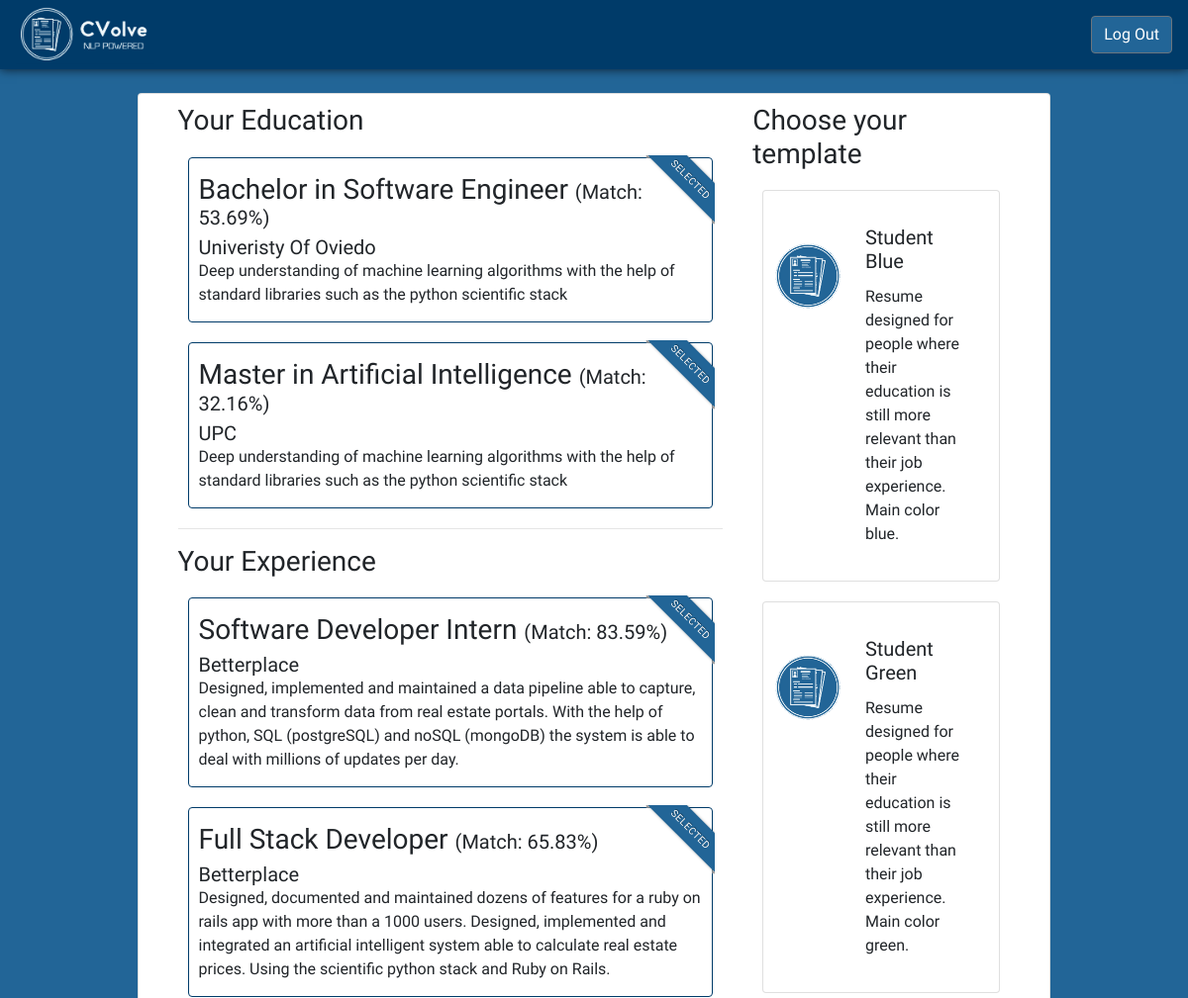
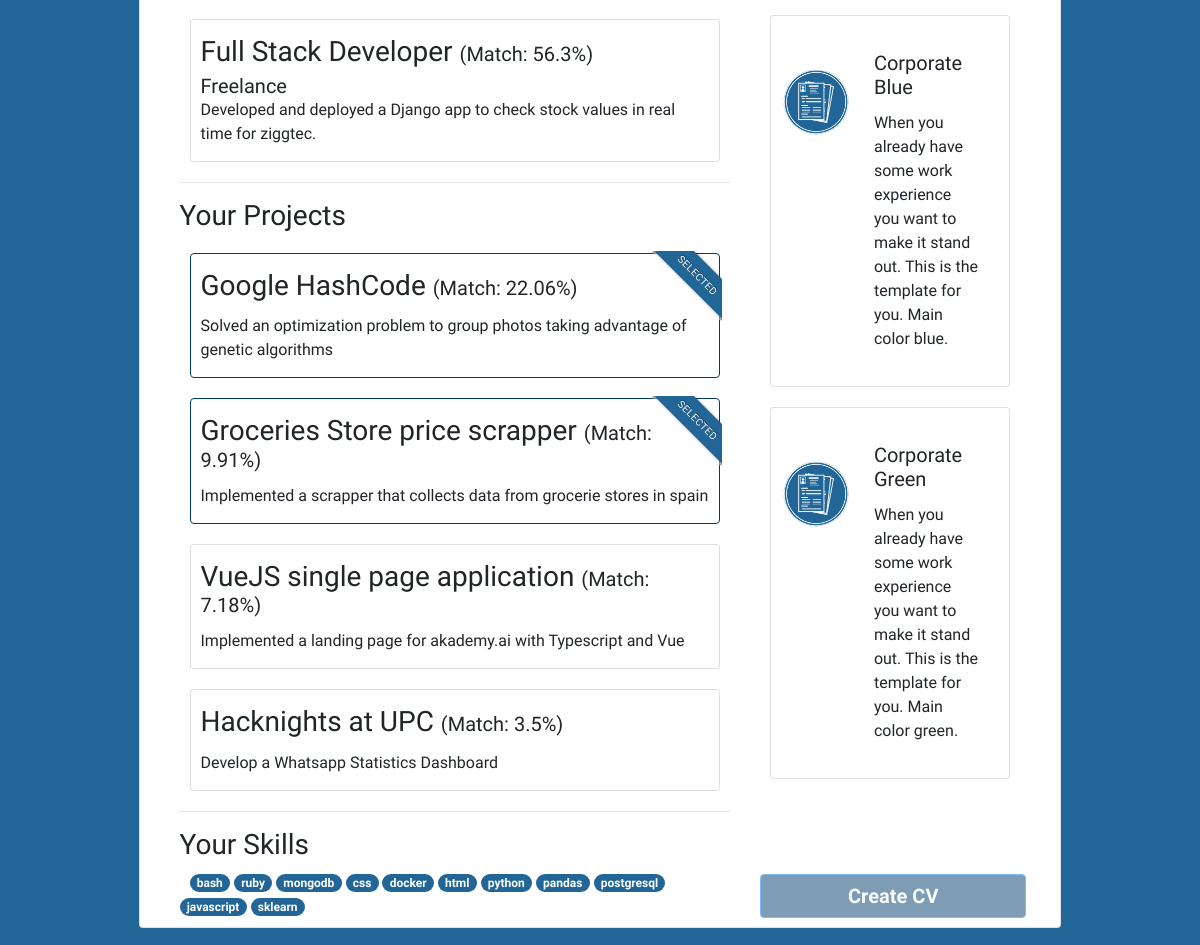
Screenshot of /offers/1/preview_cv/ (signed in) with the database file from the repository (2 pictures, top to bottom).
### cvolve/main/models/user_education.py (models this page shows, shortened)
class UserEducation(models.Model):
    title = models.CharField('Title', max_length=150)
    institution = models.CharField('Institution', max_length=150)
    start_date = models.DateField('Start Date')
    end_date = models.DateField('End Date', blank=True, null=True)
    summary = models.TextField('Summary')
    user = models.ForeignKey(User, on_delete=models.CASCADE)
    class Meta:
        verbose_name_plural = 'UserEducations'

### cvolve/main/models/user_experience.py (models this page shows, shortened)
class UserExperience(models.Model):
    role = models.CharField('Role', max_length=150)
    company = models.CharField('Company', max_length=150)
    start_date = models.DateField('Start Date')
    end_date = models.DateField('End Date', blank=True, null=True)
    summary = models.TextField('Summary')
    user = models.ForeignKey(User, on_delete=models.CASCADE)
    class Meta:
        verbose_name_plural = 'UserExperiences'

### cvolve/main/models/user_projects.py (models this page shows, shortened)
class UserProjects(models.Model):
    name = models.CharField('Name', max_length=120)
    summary = models.TextField('Summary')
    user = models.ForeignKey(User, on_delete=models.CASCADE)
    class Meta:
        verbose_name_plural = 'UserProjects'

### cvolve/main/models/user_skill.py (models this page shows, shortened)
class UserSkill(models.Model):
    name = models.CharField('Name', max_length=120)
    user = models.ForeignKey(User, on_delete=models.CASCADE)
    class Meta:
        verbose_name_plural = 'UserSkills'

### cvolve/main/views/CV_preview_view.py (the view)
class CVPreviewView(View):
    def get(self, request, offer_id):
        user = User.objects.get(pk=request.user.id)
        offer = JobOffer.objects.get(pk=offer_id)
        return render(request, 'cv_preview.html', {
            'user': user, 'offer': offer,
            'educations': get_education_sorted_by_distance(user.id, offer.id,
                                                           return_distances=True),
            'experiences': get_experience_sorted_by_distance(user.id, offer.id,
                                                             return_distances=True),
            'projects': get_projects_sorted_by_distance(user.id, offer.id,
                                                        return_distances=True),
            'skills': get_skills_sorted_by_distance(user.id, offer.id,
                                                    return_distances=True),
        })

### cvolve/main/models/user_education.py (called while the page is built)
def get_education_sorted_by_distance(user_id, offer_id, limit=None, return_distances=False):
    limit_clause = f'LIMIT {limit}' if limit else ''
    distance_clause = ", main_joboffereducationdistance.distance" if return_distances else ''
    return UserEducation.objects.raw(
        f"""
        SELECT main_usereducation.* {distance_clause}
        FROM ((main_user INNER JOIN main_usereducation ON main_user.user_ptr_id = main_usereducation.user_id)
                INNER JOIN main_joboffereducationdistance on main_usereducation.id = main_joboffereducationdistance.education_id)
                INNER JOIN main_joboffer on main_joboffer.id = main_joboffereducationdistance.job_offer_id
        WHERE main_user.user_ptr_id={user_id} and main_joboffer.id = {offer_id}
        ORDER BY main_joboffereducationdistance.distance
        {limit_clause}
        """
    )

### cvolve/main/models/user_experience.py (called while the page is built)
def get_experience_sorted_by_distance(user_id, offer_id, limit=None, return_distances=False):
    limit_clause = f'LIMIT {limit}' if limit else ''
    distance_clause = ", main_jobofferexperiencedistance.distance" if return_distances else ''
    return UserExperience.objects.raw(
        f"""
        SELECT main_userexperience.* {distance_clause}
        FROM ((main_user INNER JOIN main_userexperience ON main_user.user_ptr_id = main_userexperience.user_id)
                INNER JOIN main_jobofferexperiencedistance on main_userexperience.id = main_jobofferexperiencedistance.experience_id)
                INNER JOIN main_joboffer on main_joboffer.id = main_jobofferexperiencedistance.job_offer_id
        WHERE main_user.user_ptr_id={user_id} and main_joboffer.id = {offer_id}
        ORDER BY main_jobofferexperiencedistance.distance
        {limit_clause}
        """
    )

### cvolve/main/services/document_distance_to_percentage.py (called while the page is built)
def calculate_percentage_distance(distance):
    return round(100/(1 + exp(4*distance - 29.0)), 2)

### cvolve/main/templatetags/distance_to_percentage.py (called while the page is built)
@register.filter(name='distance_to_percentage')
def distance_to_percentage(distance):
    return calculate_percentage_distance(distance)

### cvolve/templates/cv_preview.html (shortened to what this page needs)
{%extends "base.html"%}
{% load distance_to_percentage %}
{% block outer_body %}
<nav class="navbar navbar-expand-lg navbar-cvolve">
    {% load static %}
    <a class="navbar-brand" href="/"><img src="{% static "/images/logo_hollow_with_tagline_dark.png" %}"
            style="height:3em" alt="CVolve Logo"></a>
    <div class="collapse navbar-collapse" id="navbarSupportedContent">
        <div class="nav-item active">
            <a href="{% url 'logout' %}"><button class="btn btn-secondary" style="background-color:#226597"> Log Out
                </button></a>
        </div>
    </div>
</nav>
{% endblock %}
{% block div_style %}
style="background-color:#226597; height:inherit; min-height:100%"
{% endblock %}
{% block content %}
<div class="row col-xs-12 col-sm-10 d-flex flex-row justify-content-center" style="height: 100%;">
    <div class="card card-cv-preview flex-row" style="height: 100%;">
        <div class="col-8 scrollable-left-bar" style="height: 100%;">
            <h3>Your Education</h3>
            {% for education in educations %}
            {% if forloop.counter0 < 2 %}
            <div class="card selected">
                <div class="ribbon-wrapper">
                    <div class="ribbon primary-ribbon">Selected</div>
                </div>
                <h3 class="card-title">{{education.title}} <span style="font-size: 20px;">(Match: {{ education.distance|distance_to_percentage }}%)</span></h5>
                <h5 class="card-subtitle">{{ education.institution }}</h4>
                <p class="card-text">{{ education.summary }}</p>
            </div>
            {% else %}
            <div class="card">
                <h3 class="card-title">{{education.title}} <span style="font-size: 20px;">(Match: {{ education.distance|distance_to_percentage }}%)</span></h5>
                <h5 class="card-subtitle">{{ education.institution }}</h4>
                <p class="card-text">{{ education.summary }}</p>
            </div>
            {% endif %}
            {% endfor %}
            <hr>
            <h3>Your Experience</h3>
            {% for experience in experiences %}
            {% if forloop.counter0 < 2 %}
            <div class="card selected">
                <div class="ribbon-wrapper">
                    <div class="ribbon primary-ribbon">Selected</div>
                </div>
                <h3 class="card-title">{{experience.role}} <span style="font-size: 20px;">(Match: {{ experience.distance|distance_to_percentage }}%)</span> </h5>
                <h5 class="card-subtitle">{{ experience.company }}</h4>
                <p class="card-text">{{ experience.summary }}</p>
            </div>
            {% else %}
            <div class="card">
                <h3 class="card-title">{{experience.role}} <span style="font-size: 20px;">(Match: {{ experience.distance|distance_to_percentage }}%)</span></h5>
                <h5 class="card-subtitle">{{ experience.company }}</h4>
                <p class="card-text">{{ experience.summary }}</p>
            </div>
            {% endif %}
            {% endfor %}
            <hr>
            <h3>Your Projects</h3>
            {% for project in projects %}
            {% if forloop.counter0 < 2 %}
            <div class="card selected">
                <div class="ribbon-wrapper">
                    <div class="ribbon primary-ribbon">Selected</div>
                </div>
                <h3 class="card-title">{{project.name}} <span style="font-size: 20px;">(Match: {{ project.distance|distance_to_percentage }}%)</span></h5>
                <p class="card-text">{{ project.summary }}</p>
            </div>
            {% else %}
            <div class="card">
                <h3 class="card-title">{{project.name}} <span style="font-size: 20px;">(Match: {{ project.distance|distance_to_percentage }}%)</span> </h5>
                <p class="card-text">{{ project.summary }}</p>
            </div>
            {% endif %}
            {% endfor %}
            <hr>
            <h3>Your Skills</h3>
            <div style="float: left; width: 10px; height: 1px;"></div>
            {% for skill in skills %}
            <span class="badge badge-primary badge-pill">{{ skill.name }}</span>
            {% endfor %}
        </div>
        <div class="col-4 scrollable-right-bar justify-content-center" style="display: relative;">
            <div style="height: calc(100% - 50px); overflow-y: auto;">
                <h3>Choose your template</h3>
                <div class="card template-card"
                    onclick="reset_cards_templates('student/4682B4'); this.classList.add('selected');">
                    <div class="row no-gutters">
                        <div class="col-md-4">
                            <img src="{% static "images/logo_hollow.png" %}"
                                class="card-img" alt="..." style="margin-top: 35px;">
                        </div>
                        <div class="col-md-8">
                            <div class="card-body">
                                <h5 class="card-title">Student Blue</h5>
                                <p class="card-text">
                                    Resume designed for people where their education is still more relevant than their job experience. Main color blue.
                                </p>
                            </div>
                        </div>
                    </div>
                </div>
                <div class="card template-card"
                    onclick="reset_cards_templates('student/228B22'); this.classList.add('selected');">
                    <div class="row no-gutters">
                        <div class="col-md-4">
                            <img src="{% static "images/logo_hollow.png" %}"
                                class="card-img" alt="..." style="margin-top: 35px;">
                        </div>
                        <div class="col-md-8">
                            <div class="card-body">
                                <h5 class="card-title">Student Green</h5>
                                <p class="card-text">
                                    Resume designed for people where their education is still more relevant than their job experience. Main color green.
                                </p>
                            </div>
                        </div>
                    </div>
                </div>
                <div class="card template-card"
                    onclick="reset_cards_templates('corporate/4682B4'); this.classList.add('selected');">
                    <div class="row no-gutters">
                        <div class="col-md-4">
                            <img src="{% static "images/logo_hollow.png" %}"
                                class="card-img" alt="..." style="margin-top: 35px;">
                        </div>
                        <div class="col-md-8">
                            <div class="card-body">
                                <h5 class="card-title">Corporate Blue</h5>
                                <p class="card-text">
                                    When you already have some work experience you want to make it stand out. This is the template for you. Main color blue.
                                </p>
                            </div>
                        </div>
                    </div>
                </div>
                <div class="card template-card"
                    onclick="reset_cards_templates('corporate/228B22'); this.classList.add('selected');">
                    <div class="row no-gutters">
                        <div class="col-md-4">
                            <img src="{% static "images/logo_hollow.png" %}"
                                class="card-img" alt="..." style="margin-top: 35px;">
                        </div>
                        <div class="col-md-8">
                            <div class="card-body">
                                <h5 class="card-title">Corporate Green</h5>
                                <p class="card-text">
                                    When you already have some work experience you want to make it stand out. This is the template for you. Main color green.
                                </p>
                            </div>
                        </div>
                    </div>
                </div>
            </div>
            <a class="btn btn-primary btn-cvolve-details col-xs-11 col-sm-11" style="position: absolute; bottom: 0;"
                id="button-download-pdf" disabled="true">
                Create CV
            </a>
        </div>
    </div>
</div>
{% endblock %}

### cvolve/static/styles/style.css (style rules this page uses)
* { font-size: 100%; font-family: b612; }
body { height: calc(100% - 150px); background-color: #226597; }
.btn.btn-primary.btn-cvolve-details { background-color: #003b69; float: right; font-weight: bold; font-size: 125%; padding-left: 7%; padding-right: 7%; }
.navbar-cvolve { padding-top: 0%; padding-bottom: 0%; background-color: #003b69; -webkit-box-shadow: 0px 0px 10px 0px rgba(0, 0, 0, 0.75); -moz-box-shadow: 0px 0px 10px 0px rgba(0, 0, 0, 0.75); box-shadow: 0px 0px 10px 0px rgba(0, 0, 0, 0.75); }
.card-offer-detail, .card-cv-preview { padding-top: 1%; padding-bottom: 1%; padding-left: 2.5%; padding-right: 2.5%; margin: 2.5%; }
.scrollable-left-bar { height: 100%; overflow-y: auto; }
.card-cv-preview .card { padding: 15px 10px; margin: 20px 10px; }
.card-cv-preview .scrollable-left-bar .card.selected { box-shadow: #003b69; border: 1px solid #003b69; }
.badge-primary { background-color: #226597; }
#button-download-pdf[disabled] { opacity: 0.5; color: #f3f9fb; }

### cvolve/static/styles/ribbon.css (style rules this page uses)
.ribbon-wrapper { width: 85px; height: 88px; overflow: hidden; position: absolute; top: -3px; right: -3px }
.ribbon { font-size: 10px; color: #FFF; text-transform: uppercase; letter-spacing: .05em; line-height: 15px; text-align: center; text-shadow: 0 -1px 0 rgba(0, 0, 0, .4); -webkit-transform: rotate(45deg); -moz-transform: rotate(45deg); -ms-transform: rotate(45deg); -o-transform: rotate(45deg); transform: rotate(45deg); position: relative; padding: 7px 0; right: -11px; top: 10px; width: 100px; height: 28px; -webkit-box-shadow: 0 0 3px rgba(0, 0, 0, .3); box-shadow: 0 0 3px rgba(0, 0, 0, .3); background-color: #dedede; filter: progid: DXImageTransform.Microsoft.gradient(startColorstr='#ffffffff', endColorstr='#ffdedede', GradientType=0) }
.ribbon.primary-ribbon { background-color: #226597; }
.ribbon:before, .ribbon:after { content: ""; border-top: 3px solid #9e9e9e; border-left: 3px solid transparent; border-right: 3px solid transparent; position: absolute; bottom: -3px }
.ribbon:before { left: 0 }
.ribbon:after { right: 0 }

### rows the page displays
UserEducation: title "Bachelor in Software Engineer", distance|distance_to_percentage "53.69", institution "Univeristy Of Oviedo", summary "Deep understanding of machine learning algorithms with the help of standard libraries such as the python scientific stack"
UserEducation: title "Master in Artificial Intelligence", distance|distance_to_percentage "32.16", institution "UPC", summary "Deep understanding of machine learning algorithms with the help of standard libraries such as the python scientific stack"
UserExperience: role "Software Developer Intern", distance|distance_to_percentage "83.59", company "Betterplace", summary "Designed, implemented and maintained a data pipeline able to capture, clean and transform data from real estate portals. With the help of python, SQL (postgreSQL) and noSQL (mongoDB) the system is able to deal with millions of updates per day."
UserExperience: role "Full Stack Developer", distance|distance_to_percentage "65.83", company "Betterplace", summary "Designed, documented and maintained dozens of features for a ruby on rails app with more than a 1000 users. Designed, implemented and integrated an artificial intelligent system able to calculate real estate prices. Using the scientific python stack and Ruby on Rails."
UserExperience: role "Full Stack Developer", distance|distance_to_percentage "56.3", company "Freelance", summary "Developed and deployed a Django app to check stock values in real time for ziggtec."
UserProjects: name "Google HashCode", distance|distance_to_percentage "22.06", summary "Solved an optimization problem to group photos taking advantage of genetic algorithms"
UserProjects: name "Groceries Store price scrapper", distance|distance_to_percentage "9.91", summary "Implemented a scrapper that collects data from grocerie stores in spain"
UserProjects: name "VueJS single page application", distance|distance_to_percentage "7.18", summary "Implemented a landing page for akademy.ai with Typescript and Vue"
UserProjects: name "Hacknights at UPC", distance|distance_to_percentage "3.5", summary "Develop a Whatsapp Statistics Dashboard"
UserSkill: name "bash"
UserSkill: name "ruby"
UserSkill: name "mongodb"
UserSkill: name "css"
UserSkill: name "docker"
UserSkill: name "html"
UserSkill: name "python"
UserSkill: name "pandas"
UserSkill: name "postgresql"
UserSkill: name "javascript"
UserSkill: name "sklearn"
